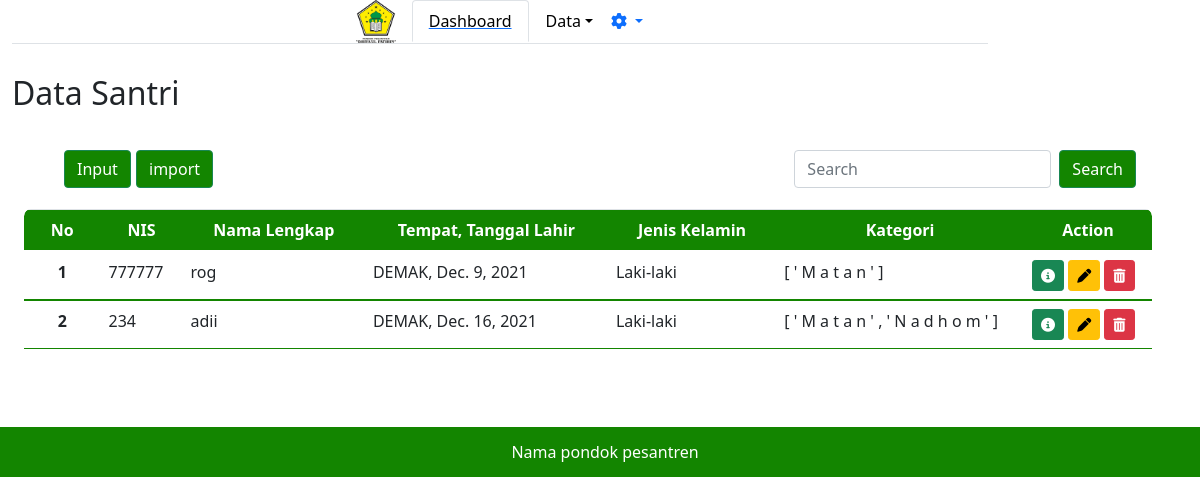
The app's page /adminpondok/datasantri/, older data.
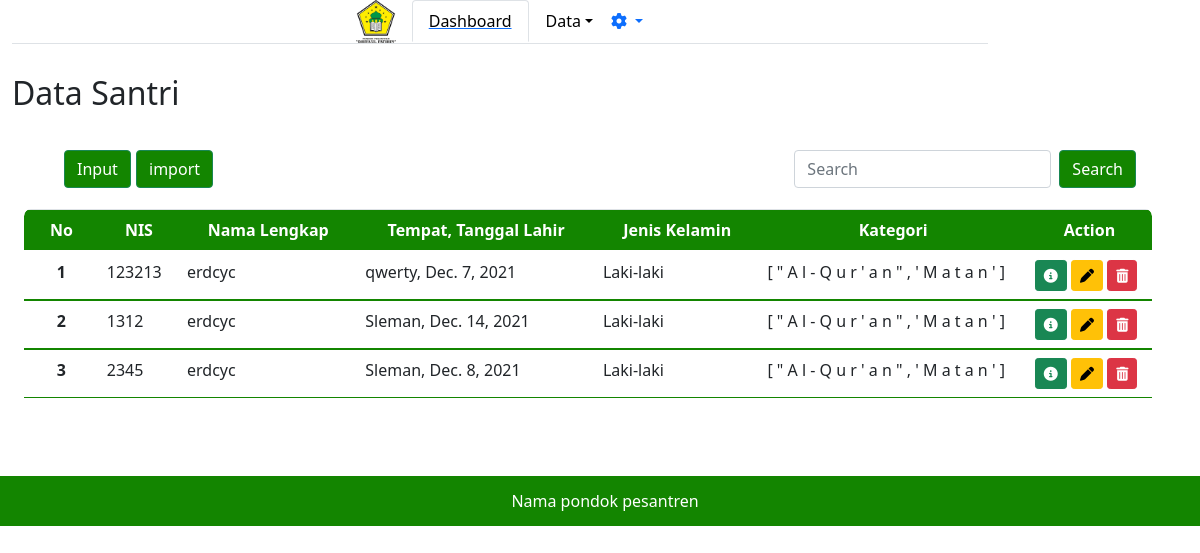
The same page, newer data.
### adminpondok/models.py (models this page shows, shortened)
class Santri(models.Model):
    kelamin = [
        ('Laki-Laki', 'Laki-Laki'),
        ('Perempuan', 'Perempuan'),
    ]
    Quran = 'qr'
    Matan = 'mt'
    Nadhom = 'nd'
    kategori = [
        (Quran, 'Al-Quran'),
        (Matan, 'Matan'),
        (Nadhom, 'Nadhom'),
    ]
    nis = models.IntegerField(null=False, unique=True)
    nama_santri = models.CharField(max_length=30, null=False, blank=False)
    tempat_lahir = models.CharField(max_length=20, null=False, blank=False)
    tanggal_lahir = models.DateField()
    jk = models.CharField(max_length=9, choices=kelamin,
                          default='', null=False, blank=False)
    almt = models.TextField(default='', null=False, blank=False)
    telp = models.IntegerField(null=False, blank=False)
    email = models.CharField(default='', max_length=20,
                             null=False, blank=False)
    ktgri = models.CharField(default='', choices=kategori, max_length=30)

### adminpondok/views.py (the view, shortened to what this page needs)
# urls.py: path('datasantri/', views.datasantri),
def datasantri(req):
    varb = []
    santri = models.Santri.objects.order_by('-id')
    print(varb)
    return render(req, 'adminpondok/datasantri.html', {
        'data': santri,
    })

### adminpondok/templates/adminpondok/datasantri.html (shortened to what this page needs)
{% extends "adminpondok/base.html" %}
{% block content %}
<h2>Data Santri</h2>
<div class="m-4">
    <nav class="navbar navbar-light bg-white">
        <div class="container-fluid">
            <a class="navbar-brand">
                <button type="button" class="btn btn-success" data-bs-toggle="modal" data-bs-target="#staticBackdrop"
                    style="background-color: #138500; display: inline-block;">
                    Input
                </button>
                <button type="button" class="btn btn-success" style="background-color: #138500;">
                    import
                </button>
            </a>
            <form class="d-flex" novalidate>
                <input class="form-control me-2" type="search" placeholder="Search" aria-label="Search">
                <button class="btn btn-success" style="background-color:#138500 ;" type="submit">Search</button>
            </form>
        </div>
    </nav>
    <div class="min-h-screen bg-white py-2">
        <div class="row d-flex table-responsive" id="asd">
            <table class='table bg-white divide-y divide-gray-300 justify-content-center' style="overflow-y: scroll; border: green;">
                <thead class="table" style="background-color: #138500; color: #FFFFFF;">
                    <tr>
                        <th class="font-semibold text-sm uppercase px-4 py-2 text-center"> No </th>
                        <th class="font-semibold text-sm uppercase px-4 py-2 text-center"> NIS </th>
                        <th class="font-semibold text-sm uppercase px-4 py-2 text-center">Nama Lengkap</th>
                        <th class="font-semibold text-sm uppercase px-4 py-2 text-center">Tempat, Tanggal Lahir</th>
                        <th class="font-semibold text-sm uppercase px-4 py-2 text-center">Jenis Kelamin</th>
                        <th class="font-semibold text-sm uppercase px-4 py-2 text-center">Kategori</th>
                        <th class="font-semibold text-sm uppercase px-4 py-2 text-center">Action</th>
                    </tr>
                </thead>
                {% for d in data %}
                <tbody class="divide-y divide-gray-500" style="border-color: #138500;">
                    <tr>
                        <th scope="row" class="text-center">{{ forloop.counter }}</th>
                        <td>{{d.nis}}</td>
                        <td>{{d.nama_santri}}</td>
                        <td>{{d.tempat_lahir}}, {{d.tanggal_lahir}}</td>
                        <td>{{d.jk}}</td>
                        <td>{% for dt in d.ktgri %} {{dt}} {% endfor %}</td>
                        <td>
                            <a class="btn btn-sm btn-success" href="{{d.id}}/detail" data-bs-toggle="modal"
                                data-bs-target="#modaldetail"><i class="fas fa-info-circle"></i></a>
                            <a class="btn btn-sm btn-warning" href="/adminpondok/datasantri/{{d.id}}/update"><i
                                    class="fas fa-pen"></i></a>
                            <a class="btn btn-sm btn-danger" href="{{d.id}}/delete"><i class="fas fa-trash-alt"></i></a>
                        </td>
                        {% endfor %}
                    </tr>
                </tbody>
            </table>
        </div>
    </div>
</div>
</div>
</div>
{% endblock %}

### adminpondok/templates/adminpondok/base.html (shortened to what this page needs)
{% load static %}
<!DOCTYPE html>
<html lang="en">
<head>
    <link rel="stylesheet" href="path/to/font-awesome/css/font-awesome.min.css">
    <link rel="stylesheet" href="https://cdn.jsdelivr.net/npm/bootstrap@5.0.0-beta1/dist/css/bootstrap.min.css">
    <link rel="stylesheet" href="https://cdnjs.cloudflare.com/ajax/libs/twitter-bootstrap/4.5.2/css/bootstrap.css">
    <link rel="stylesheet" href="https://cdnjs.cloudflare.com/ajax/libs/font-awesome/4.7.0/css/font-awesome.min.css">
    <link rel="stylesheet" href="https://cdn.datatables.net/1.11.3/css/dataTables.bootstrap4.min.css">
    <link href="https://cdn.jsdelivr.net/npm/bootstrap@5.1.3/dist/css/bootstrap.min.css" rel="stylesheet"
>
    <link href="https://cdn.jsdelivr.net/npm/bootstrap@5.0.2/dist/css/bootstrap.min.css" rel="stylesheet"
>
    <link rel="stylesheet" href="style.css">
</head>
<body>
    <div class="container-fluid">
        <div class="row">
            <div class="col-10">
                <ul class="nav nav-tabs justify-content-center" id="myTab" role="tablist">
                    <img src="{% static 'img/ponpes.png' %}" class="logo mr-3" width="40px" alt="Pondok Pesantren">
                    <li class="nav-item" role="presentation">
                        <a href="/adminpondok">
                            <button style="color:black" class="nav-link active" id="home-tab" data-bs-toggle="tab"
                                data-bs-target="#home" type="button" role="tab" aria-controls="home"
                                aria-selected="true">Dashboard</button>
                        </a>
                    </li>
                    <li class="nav-item" role="presentation">
                        <button style="color:black" class="nav-link dropdown-toggle" id="dropdownMenuButton1"
                            data-bs-toggle="dropdown" aria-expanded="false">Data</button>
                    </li>
                    <ul class="navbar-nav" style="float: right;">
                        <li class="nav-item dropdown">
                            <a class="nav-link dropdown-toggle" href="#" id="navbarDarkDropdownMenuLink" role="button"
                                data-bs-toggle="dropdown" aria-expanded="false">
                                <i class="fas fa-cog"></i>
                            </a>
                        </li>
                    </ul>
                </ul>
            </div>
            <div class="col-1">
            </div>
        </div>
    </div>
    <main class="container-fluid">
        <div class="tab-content" id="myTabContent">
            <div class="tab-panel fade show active" id="home" role="tabpanel" aria-labelledby="home-tab">
                {% block content %}
                {% endblock %}
    </main>
    <div class="footer text-center">
        Nama pondok pesantren
    </div>
</body>
</html>

### static/css1/style.css (style rules this page uses)
* { margin: 0; padding: 0; box-sizing: border-box; }
main { width: 90vw; margin: 0 auto; padding: 30px 20px; }

### adminpondok/templates/adminpondok/base.html (style rules this page uses)
#asd { border-top-left-radius: 7px; border-top-right-radius: 7px; }
thead { position: sticky; top: 0; margin-top: 0; }
thead th { position: sticky; top: 0; margin-top: 0; }
.nav-link { color: #138500; }
table tr:first-child th:first-child { border-top-left-radius: 7px; }
table tr:first-child th:last-child { border-top-right-radius: 7px; }
table tbody { overflow: scroll; border-color: #138500; }
.footer { width: 100%; height: 50px; padding-left: 10px; line-height: 50px; background: #138500; color: #fff; position: relative; clear: both; bottom: 0px; }

Row changes from the older to the newer data that the page shows:
removed Santri: nis "777777", nama_santri "rog", tempat_lahir "DEMAK", tanggal_lahir "Dec. 9, 2021", jk "Laki-laki", ktgri "[" "'" "M" "a" "t" "a" "n" "'" "]"
removed Santri: nis "234", nama_santri "adii", tempat_lahir "DEMAK", tanggal_lahir "Dec. 16, 2021", jk "Laki-laki", ktgri "[" "'" "M" "a" "t" "a" "n" "'" "," "'" "N" "a" "d" "h" "o" "m" "'" "]"
added Santri: nis "123213", nama_santri "erdcyc", tempat_lahir "qwerty", tanggal_lahir "Dec. 7, 2021", jk "Laki-laki", ktgri "[" "\"" "A" "l" "-" "Q" "u" "r" "'" "a" "n" "\"" "," "'" "M" "a" "t" "a" "n" "'" "]"
added Santri: nis "1312", nama_santri "erdcyc", tempat_lahir "Sleman", tanggal_lahir "Dec. 14, 2021", jk "Laki-laki", ktgri "[" "\"" "A" "l" "-" "Q" "u" "r" "'" "a" "n" "\"" "," "'" "M" "a" "t" "a" "n" "'" "]"
added Santri: nis "2345", nama_santri "erdcyc", tempat_lahir "Sleman", tanggal_lahir "Dec. 8, 2021", jk "Laki-laki", ktgri "[" "\"" "A" "l" "-" "Q" "u" "r" "'" "a" "n" "\"" "," "'" "M" "a" "t" "a" "n" "'" "]"
